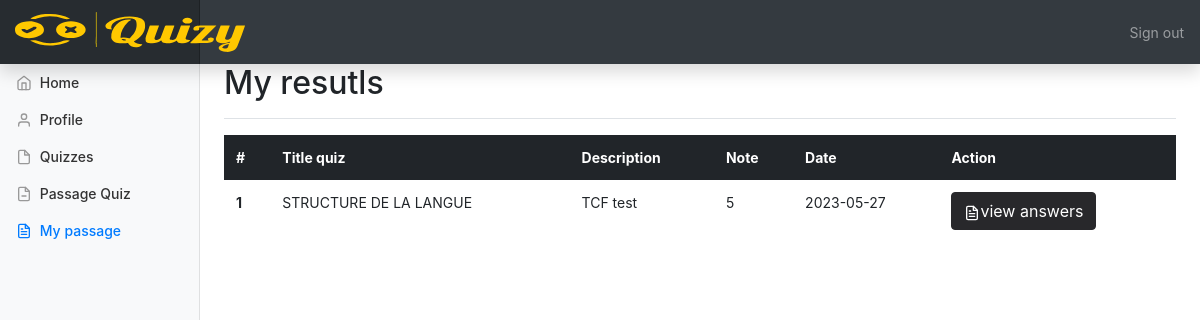
Page /Layout/myquizpass.php (signed in) on the committed database.
### tables this page shows
CREATE TABLE `pass_quiz` (
  `id_pass` int(11) NOT NULL,
  `id_user` int(11) DEFAULT NULL,
  `id_quiz` int(11) DEFAULT NULL,
  `date` date DEFAULT NULL,
  `note` int(11) DEFAULT NULL
);

CREATE TABLE `quiz` (
  `id_quiz` int(11) NOT NULL,
  `id_user` int(11) DEFAULT NULL,
  `title_quiz` varchar(255) DEFAULT NULL,
  `situation_quiz` int(11) DEFAULT NULL,
  `url_quiz` varchar(255) DEFAULT NULL,
  `quiz_duration` time DEFAULT NULL,
  `quiz_description` text DEFAULT NULL,
  `image` varchar(255) DEFAULT NULL
);

### includes/myquizpassmain.php (the view)
<main role="main" class="col-md-9 ml-sm-auto col-lg-10 px-4">
    <div class="d-flex justify-content-between flex-wrap flex-md-nowrap align-items-center pt-3 pb-2 mb-3 border-bottom">
        <h1 class="h2">My resutls</h1>
    </div>
    <div>
        <table class="table table-borderless">
            <thead class="table-dark ">
                <tr>
                    <th scope="col">#</th>
                    <th scope="col">Title quiz</th>
                    <th scope="col">Description</th>
                    <th scope="col">Note</th>
                    <th scope="col">Date</th>
                    <th scope="col">Action</th>
                </tr>
            </thead>
            <tbody>
                <?php
                $i = 0;
                foreach ($quizs as $quiz) {
                    $i++;
                    ?>
                              <tr>
                                <th scope="row"><?php echo $i?></th>
                                <td><?php echo $quiz['title_quiz']?></td>
                                <td><?php echo $quiz['quiz_description']?></td>
                                <td><?php echo $quiz['note']?></td>
                                <td><?php echo $quiz['date']?></td>
                                <td>
                                <a class="btn btn-danger text-white" style="background-color: #28282B; border-color: #28282B;" href="../includes/ViewAnswersUser.php?id_Quiz=<?php echo $quiz['id_quiz']?>&id_user=<?php echo $_SESSION['id_user']?>&id_passQuiz=<?php echo $quiz['id_pass']?>&activeMarke=mypassage"><span class="text-white" data-feather="file-text"></span>view answers</a>
                                </td>
                              </tr>
               <?php
                }
                ?>
            </tbody>
        </table>
    </div>
</main>

### css/dashboard.css (style rules this page uses)
body { font-size: .875rem; }
.feather { width: 16px; height: 16px; vertical-align: text-bottom; }
[role="main"] { padding-top: 48px; }

### rows in the picture
pass_quiz: id_quiz.title_quiz "STRUCTURE DE LA LANGUE", id_quiz.quiz_description "TCF test", note "5", date "2023-05-27"
